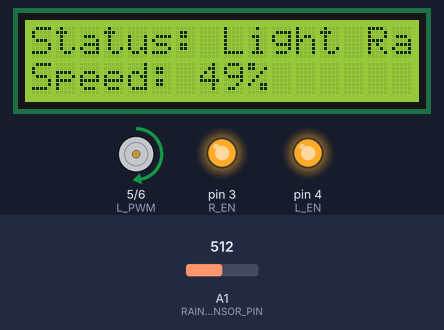
Recording of a sketch running on a simulated Arduino Uno, built with avr-gcc and run on an emulated ATmega328P. Parts: 16×2 character LCD, motor-driver pin pairs drawn as motors (green arrow = first pin HIGH = forward, orange = second pin HIGH = backward, longer = more drive), output pins drawn as LEDs (lit = HIGH). The inputs (shaded band) are chosen by the test bench; at power-on: A1 (RAIN_SENSOR_PIN) = 512. What the sketch prints to the serial monitor is not drawn.

Above: at 3.2 s.
3.3 s: A1 (RAIN_SENSOR_PIN) set to 490
At 4.2 s:
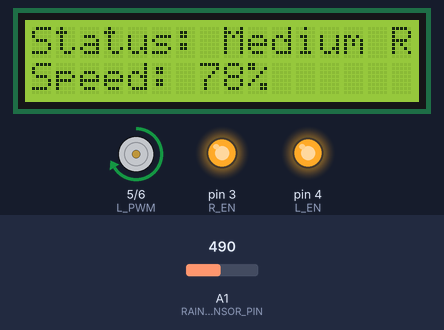
5.1 s: A1 (RAIN_SENSOR_PIN) set to 760
At 6.3 s:
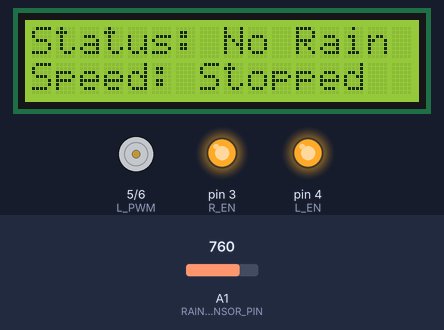
6.6 s: A1 (RAIN_SENSOR_PIN) set to 741
At 7.7 s:
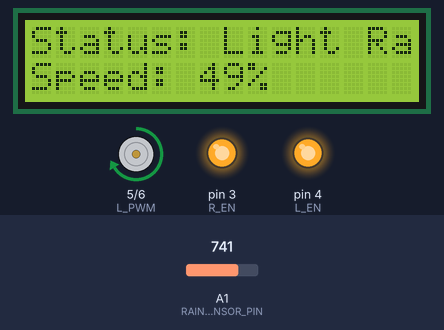
8.2 s: A1 (RAIN_SENSOR_PIN) set to 340
At 8.9 s:
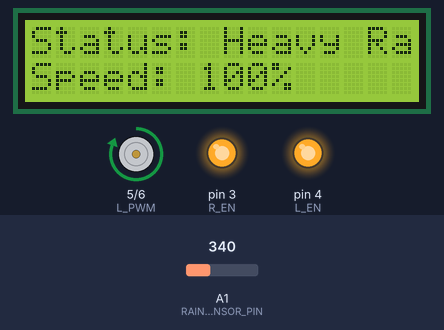
9.7 s: A1 (RAIN_SENSOR_PIN) set to 362
At 10.2 s:
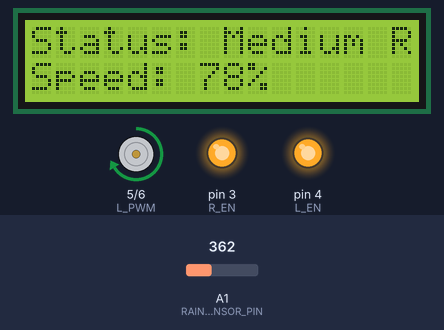
11.3 s: A1 (RAIN_SENSOR_PIN) set to 306
At 12.6 s:
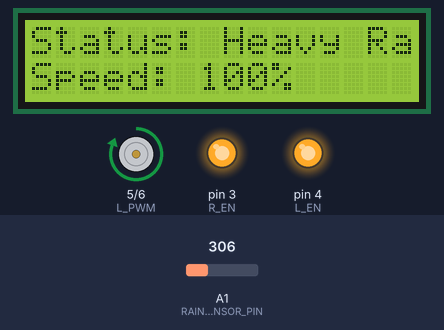
Timing chart, 0 to 13.8 s (numbered marks = the images above; inputs shaded):
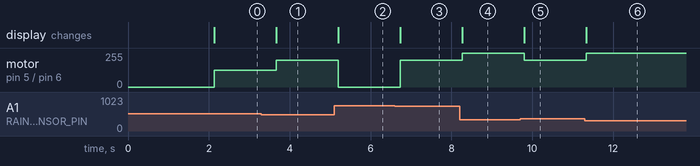

Measured:
- the behaviour switches between 500 and 499 on A1 (RAIN_SENSOR_PIN) (found by bisection; images 0 and 1)
- the behaviour switches between 751 and 750 on A1 (RAIN_SENSOR_PIN) (found by bisection; images 2 and 3)
- the behaviour switches between 349 and 350 on A1 (RAIN_SENSOR_PIN) (found by bisection; images 4 and 5)
- after the input at 3.3 s, motor on pin 5 (L_PWM) / pin 6 (R_PWM): forward 127/255 → forward 200/255 after 0.36 s; the display: changes after 0.36 s (image 1)
- after the input at 5.1 s, motor on pin 5 (L_PWM) / pin 6 (R_PWM): forward 200/255 → stopped after 0.10 s; the display: changes after 0.10 s (image 2)
- after the input at 6.6 s, motor on pin 5 (L_PWM) / pin 6 (R_PWM): stopped → forward 200/255 after 0.13 s; the display: changes after 0.13 s (image 3)
- after the input at 8.2 s, motor on pin 5 (L_PWM) / pin 6 (R_PWM): forward 200/255 → forward 255/255 after 0.07 s; the display: changes after 0.07 s (image 4)
- after the input at 9.7 s, motor on pin 5 (L_PWM) / pin 6 (R_PWM): forward 255/255 → forward 200/255 after 0.10 s; the display: changes after 0.10 s (image 5)
- after the input at 11.3 s, motor on pin 5 (L_PWM) / pin 6 (R_PWM): forward 200/255 → forward 255/255 at once; the display: changes at once (image 6)

The sketch:

auto_wiper.ino
```cpp
/*
  Wiper Motor Control with BTS7960 Driver, Rain Sensor, and I2C LCD

  This sketch controls a motor using a BTS7960 motor driver based on readings
  from a rain sensor. The motor has four modes that are displayed on an I2C LCD.
  1. No Rain: Motor is stopped.
  2. Light Rain: Motor runs at 50% speed.
  3. Medium Rain: Motor runs at ~80% speed.
  4. Heavy Rain: Motor runs at 100% speed.

  Connections:
  - Arduino Pin 5  -> BTS7960 L_PWM
  - Arduino Pin 6  -> BTS7960 R_PWM
  - Arduino Pin 4  -> BTS7960 L_EN
  - Arduino Pin 3  -> BTS7960 R_EN
  - Arduino Pin A1 -> Rain Sensor Analog OUT (AO)
  - Arduino Pin A4 (SDA) -> I2C LCD SDA
  - Arduino Pin A5 (SCL) -> I2C LCD SCL

  - BTS7960 B+ -> Positive terminal of your Power Supply
  - BTS7960 B- -> Negative terminal of your Power Supply
  - BTS7960 M+ -> Positive terminal of the Motor
  - BTS7960 M- -> Negative terminal of the Motor

  - Rain Sensor VCC -> 5V on Arduino
  - Rain Sensor GND -> GND on Arduino

  - I2C LCD VCC -> 5V on Arduino
  - I2C LCD GND -> GND on Arduino
*/

// --- Include Libraries ---
#include <Wire.h>
#include <LiquidCrystal_I2C.h>

// --- Initialize LCD ---
// Set the I2C address to 0x27 for a 16 chars and 2 line display.
// Note: Your LCD's address might be different (e.g., 0x3F).
LiquidCrystal_I2C lcd(0x27, 16, 2);

// --- Pin Definitions ---
// BTS7960 Motor Driver Pins
const int L_EN = 4;    // Left Enable (also serves as general enable)
const int R_EN = 3;    // Right Enable (also serves as general enable)
const int L_PWM = 5;   // Left PWM (controls speed for forward direction)
const int R_PWM = 6;  // Right PWM (controls speed for reverse direction)

// Rain Sensor Pin
const int RAIN_SENSOR_PIN = A1; // Analog input pin for the rain sensor

// --- Thresholds for Rain Detection ---
// These values may need calibration depending on your specific sensor.
// A lower analog value means more rain.
const int NO_RAIN_THRESHOLD = 750;   // ADC value when there is no rain (dry)
const int MEDIUM_RAIN_THRESHOLD = 500; // Threshold for medium rain
const int HEAVY_RAIN_THRESHOLD = 350; // Threshold for heavy rain

// --- Motor Speed Settings ---
const int MOTOR_SPEED_HALF = 127; // 50% speed
const int MOTOR_SPEED_MED = 200;  // ~80% speed
const int MOTOR_SPEED_FULL = 255; // 100% speed

// Variable to track the current state to prevent LCD flickering
String currentState = "";

void setup() {
  // Initialize Serial Monitor for debugging
  Serial.begin(9600);
  Serial.println("Rain Sensor Wiper Control Initialized");

  // Initialize the LCD
  lcd.init();
  lcd.backlight();
  lcd.setCursor(0, 0);
  lcd.print("Wiper Control");
  lcd.setCursor(0, 1);
  lcd.print("Initialized...");
  delay(2000); // Show startup message for 2 seconds
  lcd.clear();

  // Set motor driver pins as OUTPUT
  pinMode(L_EN, OUTPUT);
  pinMode(R_EN, OUTPUT);
  pinMode(L_PWM, OUTPUT);
  pinMode(R_PWM, OUTPUT);

  // Enable the motor driver. Both EN pins need to be HIGH.
  digitalWrite(L_EN, HIGH);
  digitalWrite(R_EN, HIGH);
}

void loop() {
  // Read the analog value from the rain sensor
  int sensorValue = analogRead(RAIN_SENSOR_PIN);

  // Variables to hold the new status and speed for this loop iteration
  String newStatus = "";
  int motorSpeed = 0;

  // --- Logic to Determine New Status Based on Rain Level ---
  if (sensorValue > NO_RAIN_THRESHOLD) {
    newStatus = "No Rain";
    motorSpeed = 0;
  } else if (sensorValue < HEAVY_RAIN_THRESHOLD) {
    newStatus = "Heavy Rain";
    motorSpeed = MOTOR_SPEED_FULL;
  } else if (sensorValue < MEDIUM_RAIN_THRESHOLD) {
    newStatus = "Medium Rain";
    motorSpeed = MOTOR_SPEED_MED;
  } else {
    newStatus = "Light Rain";
    motorSpeed = MOTOR_SPEED_HALF;
  }

  // --- Update Displays and Motor only if the state has changed ---
  if (newStatus != currentState) {
    currentState = newStatus; // Update the state
    updateDisplayAndSerial(currentState, motorSpeed);
  }

  // Apply the correct speed to the motor
  if (motorSpeed > 0) {
    runMotor(motorSpeed);
  } else {
    stopMotor();
  }

  // Wait for a short period before the next reading
  delay(500);
}


// --- Helper Functions ---

/**
 * @brief Updates the LCD and Serial Monitor with the current status.
 * This function is called only when the status changes to prevent flickering.
 * @param status The current rain status string.
 * @param speed The current motor speed (0-255).
 */
void updateDisplayAndSerial(String status, int speed) {
  int speedPercent = map(speed, 0, 255, 0, 100);

  // Update Serial Monitor
  Serial.print("Status: ");
  Serial.print(status);
  Serial.print(" | Speed: ");
  Serial.print(speedPercent);
  Serial.println("%");

  // Update LCD
  lcd.clear();
  lcd.setCursor(0, 0); // Go to first line
  lcd.print("Status: ");
  lcd.print(status);

  lcd.setCursor(0, 1); // Go to second line
  lcd.print("Speed: ");
  if (speed > 0) {
    lcd.print(speedPercent);
    lcd.print("%   "); // Add padding to clear old characters
  } else {
    lcd.print("Stopped ");
  }
}

/**
 * @brief Runs the motor in one direction at a specified speed.
 * @param speed The PWM value for motor speed (0-255).
 */
void runMotor(int speed) {
  // To run the motor forward, we apply PWM to L_PWM and keep R_PWM low.
  analogWrite(L_PWM, speed);
  analogWrite(R_PWM, 0);
}

/**
 * @brief Stops the motor.
 */
void stopMotor() {
  // To stop the motor, we set both PWM pins to LOW.
  analogWrite(L_PWM, 0);
  analogWrite(R_PWM, 0);
}
```
